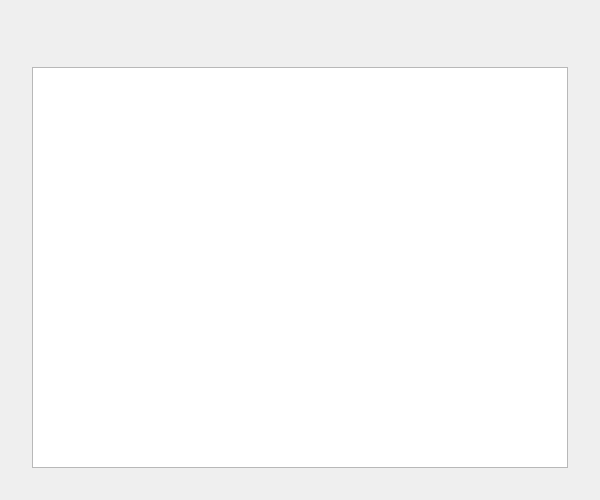
<?xml version="1.0" encoding="UTF-8"?>
<ui version="4.0">
 <class>logWindow</class>
 <widget class="QMainWindow" name="logWindow">
  <property name="geometry">
   <rect>
    <x>0</x>
    <y>0</y>
    <width>600</width>
    <height>500</height>
   </rect>
  </property>
  <property name="windowTitle">
   <string>日志</string>
  </property>
  <property name="styleSheet">
   <string notr="true">
QMainWindow {
    border-radius: 12px;    /* 圆角半径 */
}
   </string>
  </property>
  <widget class="QWidget" name="centralwidget">
   <property name="styleSheet">
    <string notr="true">#centralwidget{
border-image: url(:/images/mainwindow/mainwindow_background.png) 0 0 0 0 stretch stretch;
border-radius: 12px;
}</string>
   </property>
   <layout class="QVBoxLayout" name="verticalLayout">
    <property name="spacing">
     <number>0</number>
    </property>
    <property name="leftMargin">
     <number>0</number>
    </property>
    <property name="topMargin">
     <number>0</number>
    </property>
    <property name="rightMargin">
     <number>0</number>
    </property>
    <property name="bottomMargin">
     <number>0</number>
    </property>
    <item>
     <widget class="QWidget" name="titleBar" native="true">
      <property name="minimumSize">
       <size>
        <width>0</width>
        <height>35</height>
       </size>
      </property>
      <property name="maximumSize">
       <size>
        <width>16777215</width>
        <height>35</height>
       </size>
      </property>
      <property name="styleSheet">
       <string notr="true">/* 关闭 */
#closeButton                     { image:url(&quot;:/images/mainwindow/close_normal.png&quot;); }
#closeButton:hover               { image:url(&quot;:/images/mainwindow/close_hover.png&quot;);  }

/* 最小化 */
#minButton                       { image:url(&quot;:/images/mainwindow/min_normal.png&quot;);   }
#minButton:hover                 { image:url(&quot;:/images/mainwindow/min_hover.png&quot;);    }

/* 最大化 */
#maxButton                       { image:url(&quot;:/images/mainwindow/max_normal.png&quot;);   }
#maxButton:hover                 { image:url(&quot;:/images/mainwindow/max_hover.png&quot;);    }

/* 让 titleBar 背景图铺满并自动拉伸 */
#titleBar {
    border-image: url(:/images/mainwindow/bar_background.png) 0 0 0 0 stretch stretch;
    border-top-left-radius:12px; border-top-right-radius:12px;
}

/* 通用尺寸&amp;去边框 */
#titleBar QToolButton {
    border: none;
    background: transparent;
}</string>
      </property>
      <layout class="QHBoxLayout" name="horizontalLayout">
       <property name="spacing">
        <number>8</number>
       </property>
       <property name="leftMargin">
        <number>20</number>
       </property>
       <property name="topMargin">
        <number>9</number>
       </property>
       <property name="rightMargin">
        <number>0</number>
       </property>
       <property name="bottomMargin">
        <number>9</number>
       </property>
       <item>
        <widget class="QWidget" name="btnZone" native="true">
         <layout class="QHBoxLayout" name="horizontalLayout_2">
          <property name="spacing">
           <number>8</number>
          </property>
          <property name="leftMargin">
           <number>0</number>
          </property>
          <property name="topMargin">
           <number>0</number>
          </property>
          <property name="rightMargin">
           <number>0</number>
          </property>
          <property name="bottomMargin">
           <number>0</number>
          </property>
          <item>
           <widget class="QToolButton" name="closeButton">
            <property name="minimumSize">
             <size>
              <width>15</width>
              <height>15</height>
             </size>
            </property>
            <property name="maximumSize">
             <size>
              <width>15</width>
              <height>15</height>
             </size>
            </property>
           </widget>
          </item>
          <item>
           <widget class="QToolButton" name="minButton">
            <property name="minimumSize">
             <size>
              <width>15</width>
              <height>15</height>
             </size>
            </property>
            <property name="maximumSize">
             <size>
              <width>15</width>
              <height>15</height>
             </size>
            </property>
           </widget>
          </item>
          <item>
           <widget class="QToolButton" name="maxButton">
            <property name="minimumSize">
             <size>
              <width>15</width>
              <height>15</height>
             </size>
            </property>
            <property name="maximumSize">
             <size>
              <width>15</width>
              <height>15</height>
             </size>
            </property>
           </widget>
          </item>
         </layout>
        </widget>
       </item>
       <item>
        <spacer name="horizontalSpacer">
         <property name="orientation">
          <enum>Qt::Orientation::Horizontal</enum>
         </property>
         <property name="sizeHint" stdset="0">
          <size>
           <width>1279</width>
           <height>20</height>
          </size>
         </property>
        </spacer>
       </item>
      </layout>
     </widget>
    </item>
    <item>
     <widget class="QWidget" name="contentWidget" native="true">
      <layout class="QVBoxLayout" name="verticalLayout_3">
       <property name="spacing">
        <number>0</number>
       </property>
       <property name="leftMargin">
        <number>0</number>
       </property>
       <property name="topMargin">
        <number>0</number>
       </property>
       <property name="rightMargin">
        <number>0</number>
       </property>
       <property name="bottomMargin">
        <number>0</number>
       </property>
       <item>
        <layout class="QVBoxLayout" name="layout">
         <property name="spacing">
          <number>20</number>
         </property>
         <property name="leftMargin">
          <number>20</number>
         </property>
         <property name="topMargin">
          <number>20</number>
         </property>
         <property name="rightMargin">
          <number>20</number>
         </property>
         <property name="bottomMargin">
          <number>20</number>
         </property>
         <item>
          <widget class="QWidget" name="widget" native="true">
           <property name="styleSheet">
            <string notr="true">

#widget {
border-image: url(:/images/sideBar/black1.png) 0 0 0 0 stretch stretch;
border-radius: 12px;
}
</string>
           </property>
           <layout class="QHBoxLayout" name="horizontalLayout_3">
            <property name="spacing">
             <number>0</number>
            </property>
            <property name="leftMargin">
             <number>12</number>
            </property>
            <property name="topMargin">
             <number>12</number>
            </property>
            <property name="rightMargin">
             <number>12</number>
            </property>
            <property name="bottomMargin">
             <number>12</number>
            </property>
            <item>
             <widget class="QPlainTextEdit" name="plainTextEdit">
              <property name="styleSheet">
               <string notr="true">
#plainTextEdit{
border-image: url(:/images/sideBar/black1.png) 0 0 0 0 stretch stretch;
color:rgb(55,55,55);
}
</string>
              </property>
             </widget>
            </item>
           </layout>
          </widget>
         </item>
        </layout>
       </item>
      </layout>
     </widget>
    </item>
   </layout>
  </widget>
 </widget>
 <resources/>
 <connections/>
</ui>
